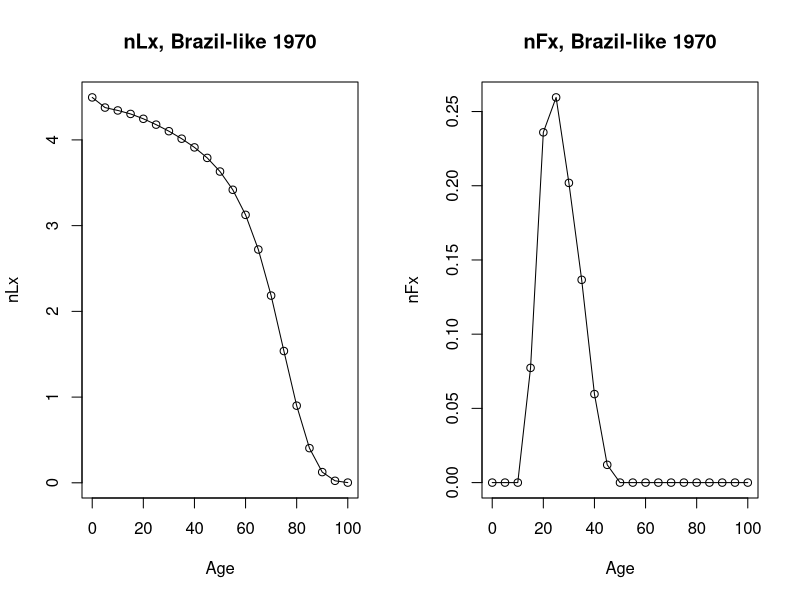
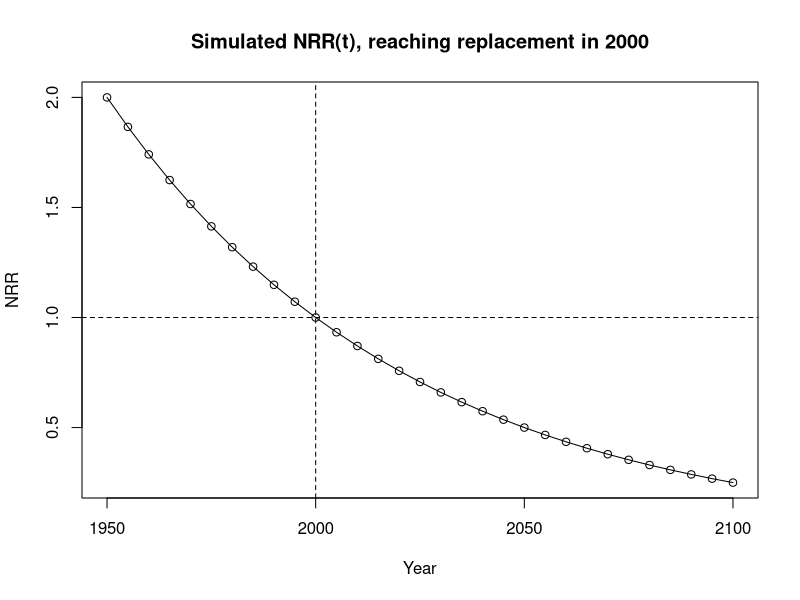
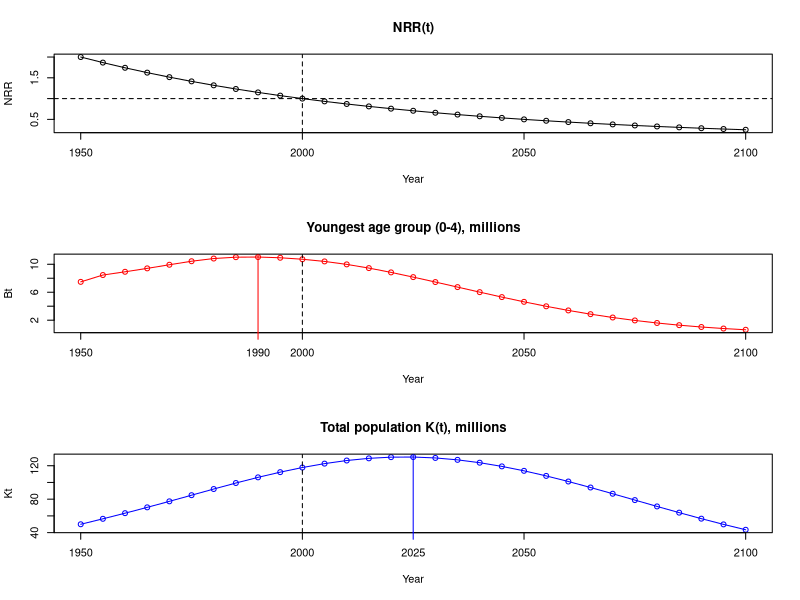

The R script that drew these images, in order:
## ============================================================================
##  Population Decline in a Brazil-like Country
## ----------------------------------------------------------------------------
##  Berkeley Formal Demography Workshop, 2026
##  Pre-workshop exercise
##  Author: Joshua R. Goldstein
## ============================================================================
##
##  Motivation
##  ----------
##  We simulate population decline in a Brazil-like country.  Mortality is
##  held fixed at 1970 levels; fertility declines continuously, reaching
##  replacement (NRR = 1) around the year 2000.
##
##  Two things to watch:
##    (1) The birth stream, or B(t)    -- when do births peak?
##    (2) Total population, or K(t)    -- when does the population peak?
##
##  What you'll learn
##  -----------------
##    - How to implement a time-varying projection by updating the
##      Leslie matrix at each step.
##    - Some stylized facts about populations on the way to decline.
##    - Motivation for learning how to do useful mathematical analysis of
##      peak pop
##
##  Two surprises to look out for
##  -----------------------------
##    - Births start to decline *before* fertility reaches replacement.
##    - Population starts to decline *after* fertility reaches replacement.
## ============================================================================

library(data.table)

fraction_female <- 0.4886    # Wachter standard fraction female at birth 
n    <- 5         # width of age interval (years)


## ============================================================================
##  1. Read 1970 demographic rates
## ============================================================================

brazil.dt <- fread("resources/brazil_like_country_data.csv")
x   <- brazil.dt$x      # age at start of interval
nLx <- brazil.dt$nLx    # life-table person-years (gets us portion surviving to each age interval)
nFx <- brazil.dt$nFx    # age-specific fertility rates

m <- length(x)          # number of age groups

par(mfrow = c(1, 2))
plot(x, nLx, type = 'o', main = "nLx, Brazil-like 1970",
     xlab = "Age", ylab = "nLx")
plot(x, nFx, type = 'o', main = "nFx, Brazil-like 1970",
     xlab = "Age", ylab = "nFx")

## ----------------------------------------------------------------------------
##  Q1.  What is the upper age interval?
##  Q2.  How wide are the age intervals?
##  Q3.  How many age groups are there?
## ----------------------------------------------------------------------------


## ============================================================================
##  2. Summary measures of the 1970 schedules
## ============================================================================

##  Q4.  What is e0 in 1970?
e0 <- sum(nLx)

##  Q5.  What is TFR in 1970?
tfr <- n * sum(nFx)

##  Q6.  What is NRR in 1970?  (And what does the 0.4886 stand for?)
nrr_1970 <- sum(nFx * nLx * fraction_female)


## ============================================================================
##  3. A fertility trajectory: exponential decline to replacement
## ============================================================================
##
##  We anchor the trajectory at two points,
##      NRR(1950) = 2     # rough pre-transition level
##      NRR(2000) = 1     # replacement reached around 2000
##  and let NRR decline exponentially in between (and continue past 2000).

nrr_1950 <- 2
nrr_2000 <- 1
k        <- log(nrr_2000 / nrr_1950) / 50    # exponential rate of decline

## Rescale 1970 fertility so that, at the rescaled levels, NRR = 1.
nFx_2000 <- nFx / nrr_1970

## sanity check: should be 1 if we recalculate the NRR at t=2000 manually
sum(nFx_2000 * nLx * fraction_female)

## NRR trajectory on a 5-year grid
t     <- seq(1950, 2100, by = n)
nrr_t <- nrr_2000 * exp(k * (t - 2000))

par(mfrow = c(1, 1))
plot(t, nrr_t, type = 'o',
     main = "Simulated NRR(t), reaching replacement in 2000",
     xlab = "Year", ylab = "NRR")
abline(v = 2000, lty = 2)
abline(h = 1.0,  lty = 2)


## ============================================================================
##  4. Replacement-level Leslie matrix A0
## ============================================================================
##
##  Standard discrete Leslie construction:
##    - Sub-diagonal:  nLx(x+n) / nLx(x)   (survival from one age interval to the next)
##    - First row:     period-averaged birth rate, weighted by female share

nFx   <- nFx_2000                      # use the rescaled (NRR=1) schedule
nFxpn <- c(nFx[-1], 0)
nLxpn <- c(nLx[-1], 0)

firstrow <- (nLx[1] / 2) * (nFx + nFxpn * nLxpn / nLx) * fraction_female
subdi    <- (nLxpn / nLx)[-m]

A0 <- matrix(0, m, m)
A0[1, ] <- firstrow
for (i in 1:(m - 1)) { 
    A0[i + 1, i] <- subdi[i] ## loop thru subdiagonal
}

## sanity check: leading eigenvalue should be 1
Re(eigen(A0)$values[1])


## ============================================================================
##  5. Starting population: stable at 1950 fertility (and 1970 life table)
## ============================================================================

brazil_pop_1950 <- 50    # million

A_1950      <- A0
A_1950[1, ] <- A0[1, ] * nrr_1950

K_1950_stable <- Re(eigen(A_1950)$vectors[, 1])                          # unnormalized stable pop
K_1950_stable_proportions <- (K_1950_stable / sum(K_1950_stable))        # normalize
K_1950_stable_counts <- K_1950_stable_proportions * brazil_pop_1950      # scale to correct size

## sanity check: should be 50 (million)
sum(K_1950_stable_counts)


## ============================================================================
##  6. Time-varying projection
## ============================================================================
##
##  At each step we rebuild the Leslie matrix by scaling the first row of
##  A0 by NRR(t) -- equivalent to scaling all age-specific fertility rates
##  uniformly.

n_steps    <- length(t) - 1
K.mat      <- matrix(NA, m, n_steps + 1)
K.mat[, 1] <- K_1950_stable_counts               # same initial population
lambda.vec <- numeric(n_steps)

for (i in 1:n_steps) {
    At             <- A0
    At[1, ]        <- A0[1, ] * nrr_t[i]         # update first row of leslie matrix with exponential decline from earlier
    lambda.vec[i]  <- Re(eigen(At)$values[1])
    K.mat[, i + 1] <- At %*% K.mat[, i]
}


## ============================================================================
##  7. Visualize: when do births peak?  When does population peak?
## ============================================================================

Kt <- colSums(K.mat)     # total pop
Bt <- K.mat[1, ]         # youngest age group, proxy for births

tB <- t[which.max(Bt)]   # year of peak births
tN <- t[which.max(Kt)]   # year of peak population

par(mfrow = c(3, 1))

plot(t, nrr_t, type = 'o',
     main = "NRR(t)",
     xlab = "Year", ylab = "NRR")
abline(v = 2000, lty = 2)
abline(h = 1, lty = 2)

plot(t, Bt, type = 'o', col = 'red',
     main = "Youngest age group (0-4), millions",
     xlab = "Year", ylab = "Bt")
abline(v = 2000, lty = 2)
abline(v = tB, col = 'red')
axis(1, at = tB, col = 'red')

plot(t, Kt, type = 'o', col = 'blue',
     main = "Total population K(t), millions",
     xlab = "Year", ylab = "Kt")
abline(v = 2000, lty = 2)
abline(v = tN, col = 'blue')
axis(1, at = tN, col = 'blue')


## ============================================================================
##  Discussion questions
## ============================================================================

## ----------------------------------------------------------------------------
##  Q7.  (Review) When does NRR = 1?
## ----------------------------------------------------------------------------

## ----------------------------------------------------------------------------
##  Q8.  When does population peak?  Before or after NRR = 1?
##       Sketch your intuition in a sentence or two.
##       (Wrong answers fine :)
## ----------------------------------------------------------------------------

## ----------------------------------------------------------------------------
##  Q9.  When do births peak?  Again, sketch your intuition.
## ----------------------------------------------------------------------------

## ----------------------------------------------------------------------------
##  Q10. What is the mean age of the stationary population, and what
##       might it have to do with the timing of the birth peak and pop peak?
## ----------------------------------------------------------------------------

## mean age of stationary population
sum((x + n / 2) * nLx) / sum(nLx)
## [1] 36.46233

## ----------------------------------------------------------------------------
##  Q11. What if we had a country with faster or slower rate of NRR decline? Would
##  births still peak about the same time before t0 and pop peak about the same time
##  after? Or ...?
## ----------------------------------------------------------------------------


## ----------------------------------------------------------------------------
##  Q12. What might be unrealistic about this simulation?
## ----------------------------------------------------------------------------

## Hint: Compare your results with Figure 2 of Goldstein and Cassidy paper. 
